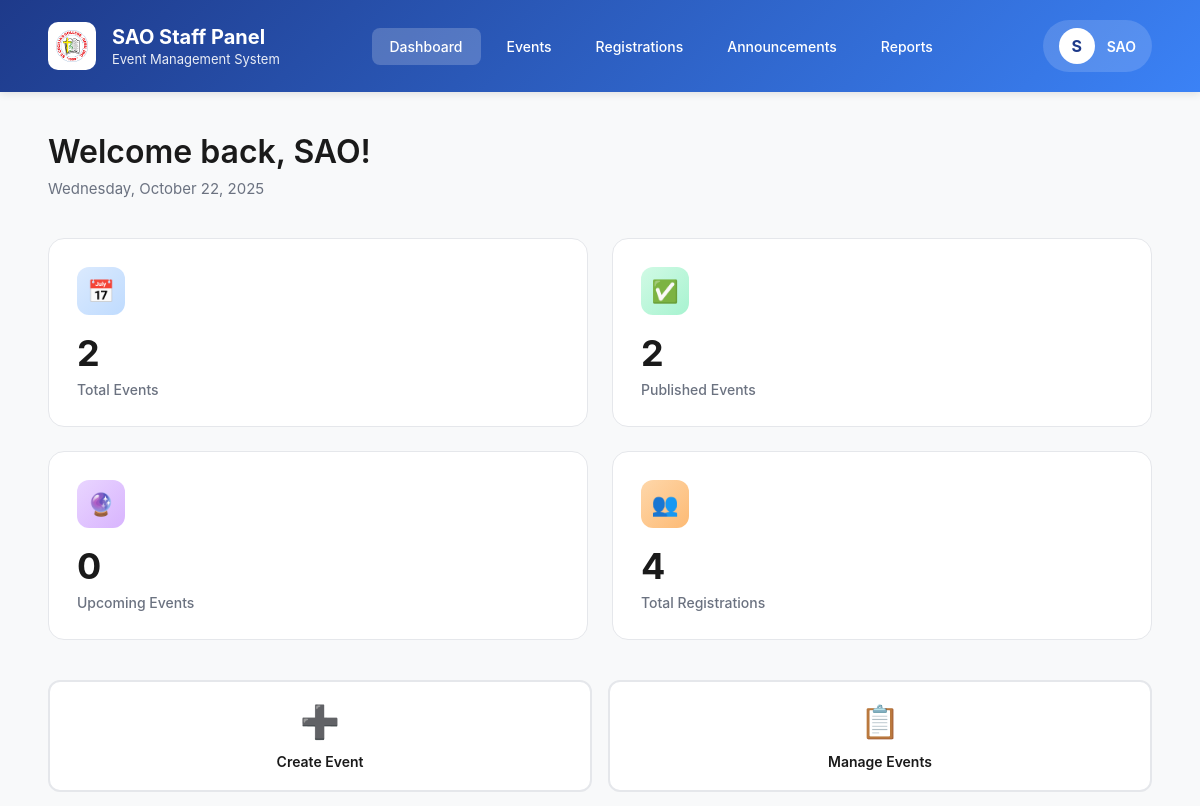
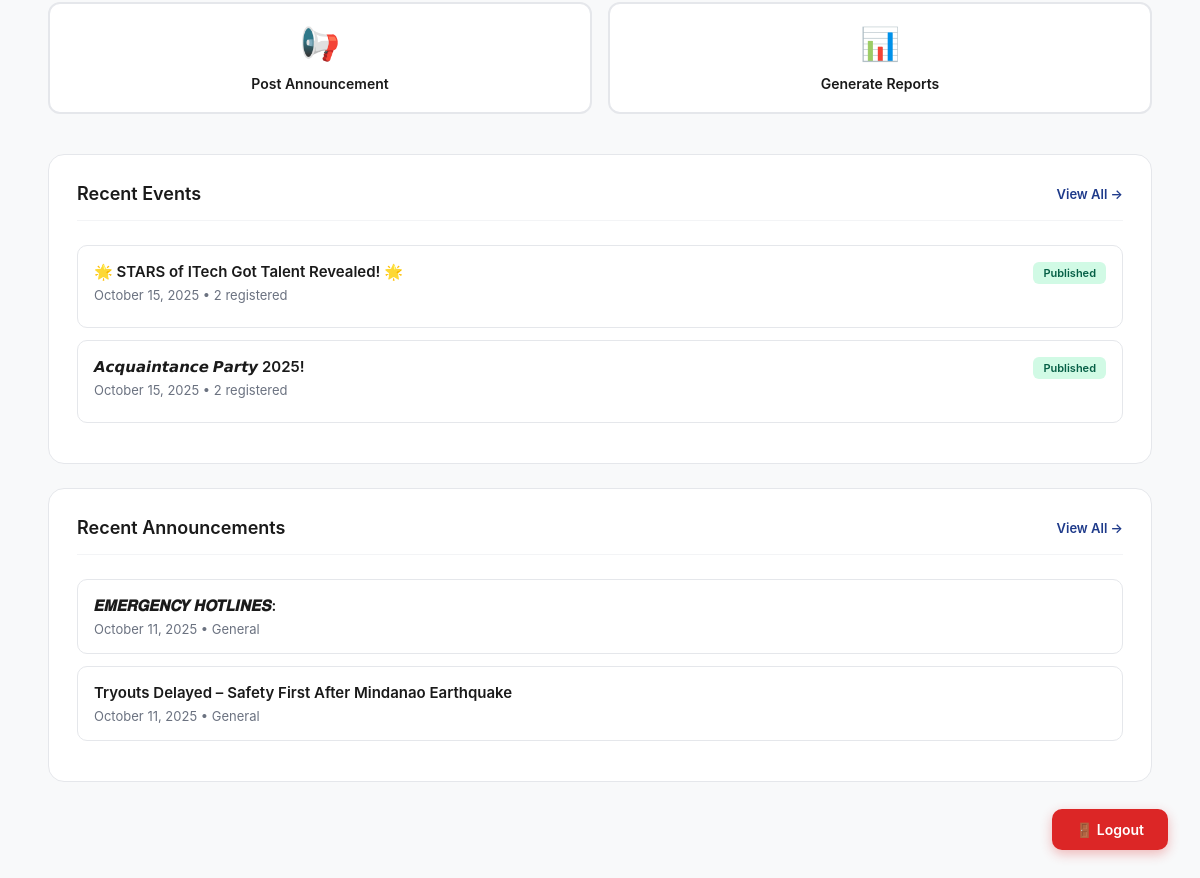
/sao-staff/dashboard.php (signed in), run on an earlier commit of the app's database (2 pictures, top to bottom).
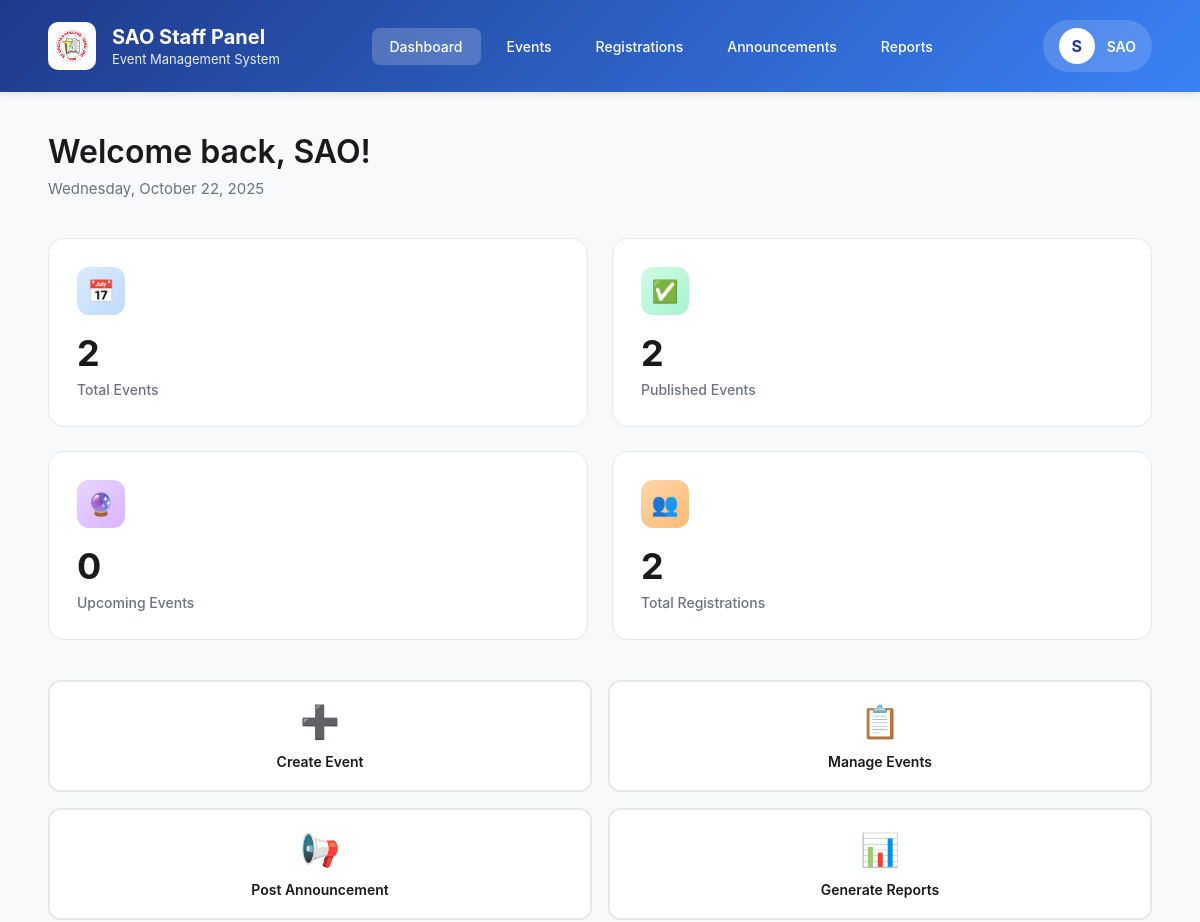
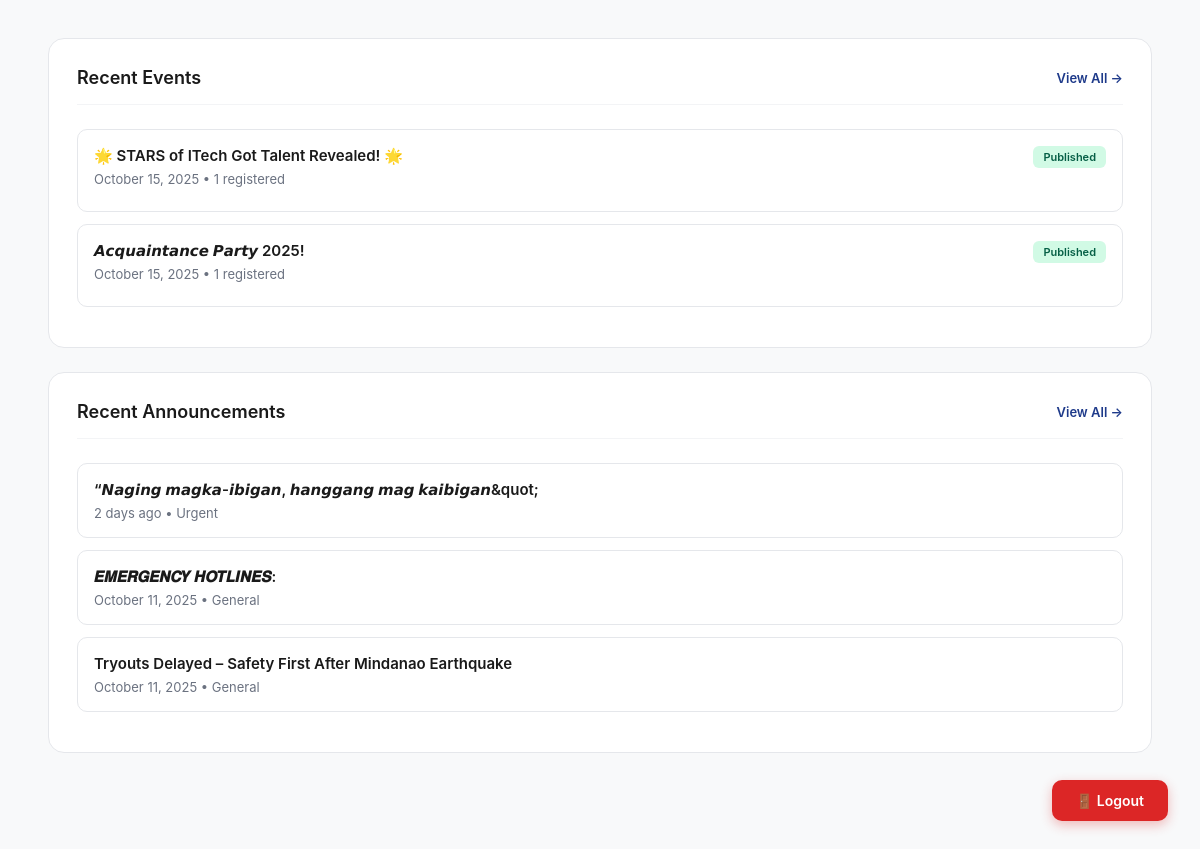
And on a later commit of the database (2 pictures, top to bottom).
### tables this page shows
CREATE TABLE `events` (
  `event_id` int(11) NOT NULL,
  `event_title` varchar(255) NOT NULL,
  `event_description` text NOT NULL,
  `event_category` varchar(100) DEFAULT NULL,
  `event_venue` varchar(255) NOT NULL,
  `event_date` date NOT NULL,
  `event_time` time NOT NULL,
  `event_end_time` time DEFAULT NULL,
  `event_image` varchar(255) DEFAULT 'default-event.jpg',
  `max_participants` int(11) DEFAULT NULL,
  `registration_deadline` datetime DEFAULT NULL,
  `is_published` tinyint(1) DEFAULT 0,
  `created_by` int(11) NOT NULL,
  `created_at` timestamp NOT NULL DEFAULT current_timestamp(),
  `updated_at` timestamp NOT NULL DEFAULT current_timestamp() ON UPDATE current_timestamp()
);

CREATE TABLE `announcements` (
  `announcement_id` int(11) NOT NULL,
  `title` varchar(255) NOT NULL,
  `content` text NOT NULL,
  `image_path` varchar(255) DEFAULT NULL,
  `announcement_image` varchar(255) DEFAULT NULL,
  `announcement_type` enum('general','urgent','reminder') DEFAULT 'general',
  `is_published` tinyint(1) DEFAULT 1,
  `created_by` int(11) NOT NULL,
  `created_at` timestamp NOT NULL DEFAULT current_timestamp(),
  `updated_at` timestamp NOT NULL DEFAULT current_timestamp() ON UPDATE current_timestamp(),
  `category` varchar(50) DEFAULT 'general'
);

### includes/functions.php (called while the page is built, shortened)
<?php
if (!function_exists('format_date')) {
    function format_date($date) {
        return date('F j, Y', strtotime($date));
    }
}
if (!function_exists('time_ago')) {
    function time_ago($datetime) {
        $time = strtotime($datetime);
        $time_diff = time() - $time;
        if ($time_diff < 60) {
            return 'just now';
        } elseif ($time_diff < 3600) {
            $minutes = floor($time_diff / 60);
            return $minutes . ' minute' . ($minutes > 1 ? 's' : '') . ' ago';
        } elseif ($time_diff < 86400) {
            $hours = floor($time_diff / 3600);
            return $hours . ' hour' . ($hours > 1 ? 's' : '') . ' ago';
        } elseif ($time_diff < 604800) {
            $days = floor($time_diff / 86400);
            return $days . ' day' . ($days > 1 ? 's' : '') . ' ago';
        } else {
            return format_date($datetime);
        }
    }
}
?>

### sao-staff/dashboard.php (the view, shortened to what the changed rows need)
<?php
require_once '../config/database.php';
require_once '../includes/functions.php';
$user_id = $_SESSION['user_id'];
$first_name = $_SESSION['first_name'];
$total_registrations_query = "SELECT COUNT(*) as total FROM event_registrations er
                              JOIN events e ON er.event_id = e.event_id
                              WHERE e.created_by = ?";
$stmt = $conn->prepare($total_registrations_query);
$stmt->bind_param("i", $user_id);
$stmt->execute();
$total_registrations = $stmt->get_result()->fetch_assoc()['total'];
$recent_events_query = "SELECT e.*,
                       (SELECT COUNT(*) FROM event_registrations WHERE event_id = e.event_id) as registered_count
                       FROM events e
                       WHERE e.created_by = ?
                       ORDER BY e.created_at DESC
                       LIMIT 5";
$stmt = $conn->prepare($recent_events_query);
$stmt->bind_param("i", $user_id);
$stmt->execute();
$recent_events = $stmt->get_result();
$announcements_query = "SELECT * FROM announcements WHERE created_by = ? ORDER BY created_at DESC LIMIT 3";
$stmt = $conn->prepare($announcements_query);
$stmt->bind_param("i", $user_id);
$stmt->execute();
$recent_announcements = $stmt->get_result();
?>
<!DOCTYPE html>
<html lang="en">
<head>
</head>
<body>
    <nav class="navbar">
        <div class="nav-container">
            <div class="logo-area">
                <div class="brand-info">
                    <h1>SAO Staff Panel</h1>
                </div>
            </div>
        </div>
    </nav>
    <main class="main-wrapper">
        <div class="page-header">
            <h1 class="greeting">Welcome back, <?php echo htmlspecialchars($first_name); ?>!</h1>
        </div>
        <div class="stats-grid">
            <div class="stat-card">
                <div class="stat-header">
                    <div class="stat-icon orange">👥</div>
                </div>
                <div class="stat-value"><?php echo $total_registrations; ?></div>
                <div class="stat-label">Total Registrations</div>
            </div>
        </div>
        <div class="content-grid">
            <div class="card">
                <div class="card-header">
                    <h2 class="card-title">Recent Events</h2>
                </div>
                <?php if ($recent_events->num_rows > 0): ?>
                    <?php while ($event = $recent_events->fetch_assoc()): ?>
                        <div class="event-list-item" onclick="window.location.href='edit-event.php?id=<?php echo $event['event_id']; ?>'">
                            <div class="event-list-header">
                                <div>
                                    <div class="event-list-title"><?php echo htmlspecialchars($event['event_title']); ?></div>
                                    <div class="event-list-meta">
                                        <?php echo format_date($event['event_date']); ?> •
                                        <?php echo $event['registered_count']; ?> registered
                                    </div>
                                </div>
                                <span class="event-badge-small <?php echo $event['is_published'] ? 'badge-published' : 'badge-draft'; ?>">
                                    <?php echo $event['is_published'] ? 'Published' : 'Draft'; ?>
                                </span>
                            </div>
                        </div>
                    <?php endwhile; ?>
                <?php else: ?>
                    <div class="empty-state">
                        <p>No events yet. Create your first event!</p>
                    </div>
                <?php endif; ?>
            </div>
            <div class="card">
                <div class="card-header">
                    <h2 class="card-title">Recent Announcements</h2>
                </div>
                <?php if ($recent_announcements->num_rows > 0): ?>
                    <?php while ($announcement = $recent_announcements->fetch_assoc()): ?>
                        <div class="event-list-item">
                            <div class="event-list-title"><?php echo htmlspecialchars($announcement['title']); ?></div>
                            <div class="event-list-meta">
                                <?php echo time_ago($announcement['created_at']); ?> •
                                <?php echo ucfirst($announcement['announcement_type']); ?>
                            </div>
                        </div>
                    <?php endwhile; ?>
                <?php else: ?>
                    <div class="empty-state">
                        <p>No announcements posted yet</p>
                    </div>
                <?php endif; ?>
            </div>
        </div>
    </main>
</body>
</html>

What changed in the data, as far as the page shows it:
changed events "🌟 STARS of ITech Got Talent Revealed! 🌟": registered_count "2" → "1"
computed for events "𝘼𝙘𝙦𝙪𝙖𝙞𝙣𝙩𝙖𝙣𝙘𝙚 𝙋𝙖𝙧𝙩𝙮 2025!": registered_count "2" → "1"
added announcements: title "“𝙉𝙖𝙜𝙞𝙣𝙜 𝙢𝙖𝙜𝙠𝙖-𝙞𝙗𝙞𝙜𝙖𝙣, 𝙝𝙖𝙣𝙜𝙜𝙖𝙣𝙜 𝙢𝙖𝙜 𝙠𝙖𝙞𝙗𝙞𝙜𝙖𝙣&quot;", created_at "2 days ago", announcement_type "Urgent"
Also different on the page:
$total_registrations: "4" → "2"
